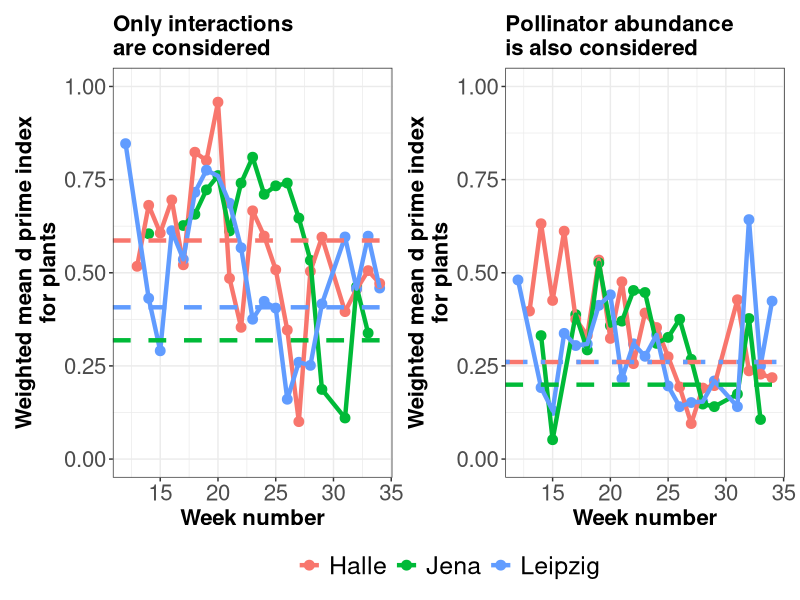

Write R code to recreate this figure.

library(dplyr)
library(tidyr)
library(readr)
library(ggplot2)
library(patchwork)

d_prime_plant_interactions <- readr::read_csv("Data/Working_files/average_d_prime_by_week_corrected_by_int.csv") %>%
  dplyr::select(Botanical_garden, Week, av_dprime_poll, 
                av_dprime_plant_upper, av_dprime_plant_lower) %>%
  rename(av_dprime_plant_int = av_dprime_poll, 
         av_dprime_plant_int_upper = av_dprime_plant_upper, 
         av_dprime_plant_int_lower = av_dprime_plant_lower)

d_prime_plant_abundance <- readr::read_csv("Data/Working_files/average_d_prime_by_week_corrected_by_ab.csv") %>%
  dplyr::select(Botanical_garden, Week, av_dprime_poll, 
                av_dprime_plant_upper, av_dprime_plant_lower) %>%
  rename(av_dprime_plant_ab = av_dprime_poll, 
         av_dprime_plant_ab_upper = av_dprime_plant_upper, 
         av_dprime_plant_ab_lower = av_dprime_plant_lower)


average_specialization <- d_prime_plant_interactions %>%
  left_join(d_prime_plant_abundance, by = c("Botanical_garden","Week"))

average_specialization_SEASON_int <- readr::read_csv("Data/Working_files/average_d_prime_by_SEASON_corrected_by_int.csv")
average_specialization_SEASON_ab <- readr::read_csv("Data/Working_files/average_d_prime_by_SEASON_corrected_by_ab.csv")


plot_av_dprime_plant_interactions <- ggplot(average_specialization, aes(x=Week,y=av_dprime_plant_int, color = Botanical_garden))+
  geom_point(size=3)+
  geom_line(linewidth=1.5)+
  geom_hline(yintercept = 
               average_specialization_SEASON_int$av_dprime_poll[average_specialization_SEASON_int$Botanical_garden=="Jena"],
             linewidth = 1.5, color = "#00BA38", linetype = "dashed")+
  geom_hline(yintercept = 
               average_specialization_SEASON_int$av_dprime_poll[average_specialization_SEASON_int$Botanical_garden=="Halle"],
             linewidth = 1.5, color = "#F8766D", linetype = "dashed")+
  geom_hline(yintercept = 
               average_specialization_SEASON_int$av_dprime_poll[average_specialization_SEASON_int$Botanical_garden=="Leipzig"],
             linewidth = 1.5, color = "#619CFF", linetype = "dashed")+
  # geom_ribbon(aes(ymax = av_dprime_plant_int_upper,
  #                 ymin = av_dprime_plant_int_lower, 
  #                 fill = Botanical_garden),alpha=.2, colour = NA)+
  ylim(0,1)+
  labs(x="Week number", y= "Weighted mean d prime index\nfor plants", title = "Only interactions\nare considered", color = NULL)+
  theme_bw()+
  theme(legend.position = "bottom", legend.title = element_blank())+
  theme(legend.text = element_text(size = 18),
        axis.text=element_text(size=16),
        axis.title=element_text(size=16,face="bold"),
        plot.title=element_text(size=16,face="bold"),
        strip.text = element_text(size = 18))+ guides(fill="none")

plot_av_dprime_plant_abundance <- ggplot(average_specialization, aes(x=Week,y=av_dprime_plant_ab, color = Botanical_garden))+
  geom_point(size=3)+
  geom_line(linewidth=1.5)+
  geom_hline(yintercept = 
               average_specialization_SEASON_ab$av_dprime_poll[average_specialization_SEASON_ab$Botanical_garden=="Jena"],
             linewidth = 1.5, color = "#00BA38", linetype = "dashed")+
  geom_hline(yintercept = 
               average_specialization_SEASON_ab$av_dprime_poll[average_specialization_SEASON_ab$Botanical_garden=="Halle"],
             linewidth = 1.5, color = "#F8766D", linetype = "dashed")+
  geom_hline(yintercept = 
               average_specialization_SEASON_ab$av_dprime_poll[average_specialization_SEASON_ab$Botanical_garden=="Leipzig"],
             linewidth = 1.5, color = "#619CFF", linetype = "dotted")+
  # geom_ribbon(aes(ymax = av_dprime_plant_ab_upper,
  #                 ymin = av_dprime_plant_ab_lower, 
  #                 fill = Botanical_garden),alpha=.2, colour = NA)+
  ylim(0,1)+
  labs(x="Week number", y= "Weighted mean d prime index\nfor plants", title = "Pollinator abundance\nis also considered", color = NULL)+
  theme_bw()+
  theme(legend.position = "bottom", legend.title = element_blank())+
  theme(legend.text = element_text(size = 18),
        axis.text=element_text(size=16),
        axis.title=element_text(size=16,face="bold"),
        plot.title=element_text(size=16,face="bold"),
        strip.text = element_text(size = 18))+ guides(fill="none")


(plot_av_dprime_plant_interactions|plot_av_dprime_plant_abundance) + plot_layout(guides = "collect") & theme(legend.position = 'bottom')
